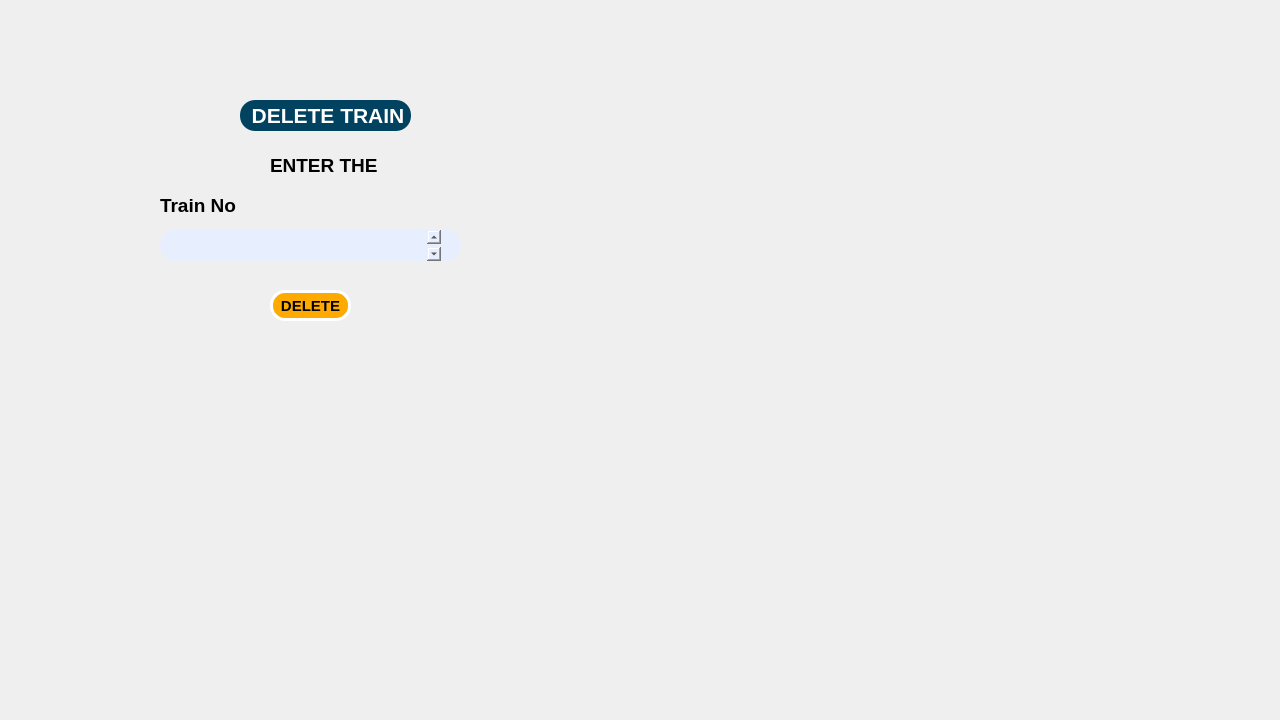
<?xml version="1.0" encoding="UTF-8"?>
<ui version="4.0">
 <class>deletetrain</class>
 <widget class="QDialog" name="deletetrain">
  <property name="geometry">
   <rect>
    <x>0</x>
    <y>0</y>
    <width>1280</width>
    <height>720</height>
   </rect>
  </property>
  <property name="maximumSize">
   <size>
    <width>1280</width>
    <height>720</height>
   </size>
  </property>
  <property name="windowTitle">
   <string>DeleteTrain</string>
  </property>
  <widget class="QLabel" name="label_3">
   <property name="geometry">
    <rect>
     <x>160</x>
     <y>190</y>
     <width>121</width>
     <height>31</height>
    </rect>
   </property>
   <property name="font">
    <font>
     <pointsize>14</pointsize>
     <bold>true</bold>
    </font>
   </property>
   <property name="text">
    <string>Train No</string>
   </property>
  </widget>
  <widget class="QTextEdit" name="txtrainno">
   <property name="geometry">
    <rect>
     <x>160</x>
     <y>230</y>
     <width>301</width>
     <height>31</height>
    </rect>
   </property>
   <property name="font">
    <font>
     <family>Bahnschrift Light SemiCondensed</family>
     <pointsize>14</pointsize>
    </font>
   </property>
   <property name="styleSheet">
    <string notr="true">background-color: rgb(231, 239, 255);
border-radius:15px;
padding-left:20px;
padding-right:20px;</string>
   </property>
  </widget>
  <widget class="QLabel" name="label">
   <property name="geometry">
    <rect>
     <x>240</x>
     <y>100</y>
     <width>171</width>
     <height>31</height>
    </rect>
   </property>
   <property name="font">
    <font>
     <pointsize>16</pointsize>
     <bold>true</bold>
    </font>
   </property>
   <property name="styleSheet">
    <string notr="true">color: rgb(255, 255, 255);

background-color: rgb(1, 66, 96);
border-radius:15
</string>
   </property>
   <property name="text">
    <string>  DELETE TRAIN</string>
   </property>
  </widget>
  <widget class="QLabel" name="label_2">
   <property name="geometry">
    <rect>
     <x>270</x>
     <y>150</y>
     <width>121</width>
     <height>31</height>
    </rect>
   </property>
   <property name="font">
    <font>
     <pointsize>14</pointsize>
     <bold>true</bold>
    </font>
   </property>
   <property name="text">
    <string>ENTER THE </string>
   </property>
  </widget>
  <widget class="QPushButton" name="pushButton">
   <property name="geometry">
    <rect>
     <x>270</x>
     <y>290</y>
     <width>81</width>
     <height>31</height>
    </rect>
   </property>
   <property name="font">
    <font>
     <pointsize>11</pointsize>
     <bold>true</bold>
    </font>
   </property>
   <property name="styleSheet">
    <string notr="true">QPushButton
{
	color: rgb(0, 0, 0);
	
	
	
	
	background-color: rgb(255, 170, 0);
	border-radius:15px;
	
	border: 3px solid white;

}
QPushButton:hover {
    
	
	background-color: rgb(255, 85, 0);
}</string>
   </property>
   <property name="text">
    <string>DELETE</string>
   </property>
  </widget>
  <widget class="QLabel" name="label_4">
   <property name="geometry">
    <rect>
     <x>0</x>
     <y>0</y>
     <width>1280</width>
     <height>720</height>
    </rect>
   </property>
   <property name="maximumSize">
    <size>
     <width>1280</width>
     <height>720</height>
    </size>
   </property>
   <property name="styleSheet">
    <string notr="true">image: url(:/PICS/pg3.jpg);</string>
   </property>
   <property name="text">
    <string/>
   </property>
  </widget>
  <zorder>label_4</zorder>
  <zorder>label_3</zorder>
  <zorder>txtrainno</zorder>
  <zorder>label</zorder>
  <zorder>label_2</zorder>
  <zorder>pushButton</zorder>
 </widget>
 <resources/>
 <connections/>
</ui>
